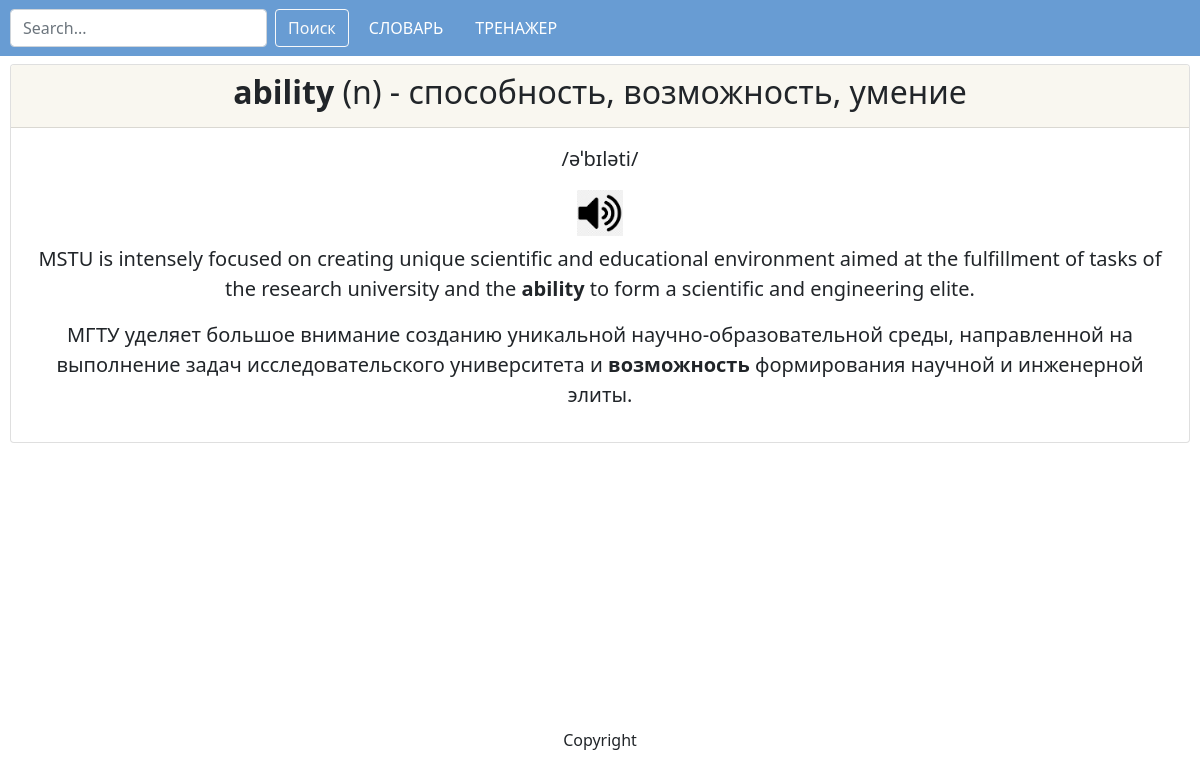
Screenshot of /entry_page?word=ability&module=1 with the database file from the repository.
### main/models.py (models this page shows, shortened)
class Entries(models.Model):
    word = models.CharField('eng word', max_length=50)
    translation = models.CharField('ru translation', max_length=100)
    transcription = models.CharField('eng transcription', max_length=50)
    pos = models.CharField('part of speech', max_length=5)
    eng_example = models.TextField('eng example sentence', max_length=250)
    ru_example = models.TextField('ru example sentence', max_length=250)
    module = models.IntegerField('module')
    def getEng(self):
        return self.eng_example
    def getRu(self):
        return self.ru_example
    class Meta:
        verbose_name = 'Entry'
        verbose_name_plural = 'Entries'
        ordering = ["word"]

### main/views.py (the view)
# urls.py: path('entry_page', views.entry, name='entry'),
def entry(request):
    word = request.GET.get("word")
    module = request.GET.get("module")
    myKwargs = {'word':word, 'module':module}
    data = services.get_entry_data(**myKwargs)
    if data["found"]:
        return render(request, 'main/entry_page.html', data)
    else:
        return render(request, 'main/not_found.html', {"word": word, "module": module})

### main/services.py (called while the page is built)
def get_entry_data(**kwargs):
    kwargs = {k: kwargs[k]  for k in kwargs if kwargs[k]}
    try:
        entry = Entries.objects.filter(**kwargs)[0]
    except IndexError:
        return {"found": False}
    data = {"entry": entry,
            "eng": entry.getEng().replace('<<b>', '<b>').replace('<d>>', '</b>'),
            "ru": entry.getRu().replace('<<b>', '<b>').replace('<d>>', '</b>'),
            "found": True
            }
    return data

### main/templates/main/entry_page.html (shortened to what this page needs)
{% extends 'base/card_template.html' %}
{% load static %}
{% block cardhead %}
<h2><b>{{ entry.word }}</b> ({{ entry.pos }}) - {{ entry.translation }}</h2>
{% endblock %}
{% block cardbody %}
<div style="text-align: center; font-size: 20px">
<div class="wrapper">
    <p>{{ entry.transcription }}</p>
    <input type="image" width="4%" src="{% static 'main/img/soundbutton.png' %}" onclick="document.getElementById('audiotag').play();">
</div>
<p>{{ eng|safe }}</p>
<p>{{ ru|safe }}</p>
</div>
{% endblock %}

### rows the page displays
Entries: word "ability", pos "n", translation "способность, возможность, умение", transcription "/əˈbɪləti/", word "MSTU is intensely focused on creating unique scientific and educational environment aimed at the fulfillment of tasks of the research university and the ability to form a scientific and engineering elite."

### other values shown
{{ ru|safe }} "МГТУ уделяет большое внимание созданию уникальной научно-образовательной среды, направленной на выполнение задач исследовательского университета и возможность формирования научной и инженерной элиты."
